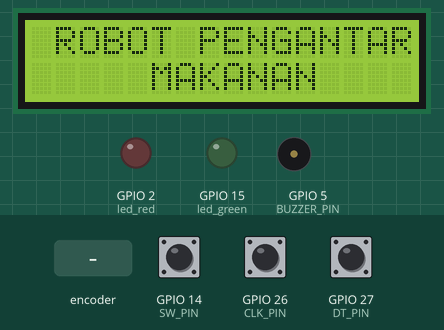
Recording of a sketch running on a simulated ESP32. On the bench: 16×2 character LCD, output pins drawn as LEDs (lit = HIGH), buzzer (waves = sounding). The inputs (shaded band) are chosen by the test bench; at power-on: GPIO 14 (SW_PIN) HIGH, GPIO 26 (CLK_PIN) HIGH, GPIO 27 (DT_PIN) HIGH. What the sketch prints to the serial monitor is not drawn. At 10.9 s the program restarts the board; the recording ends there.

Above: at 1.2 s.
At 3.8 s:
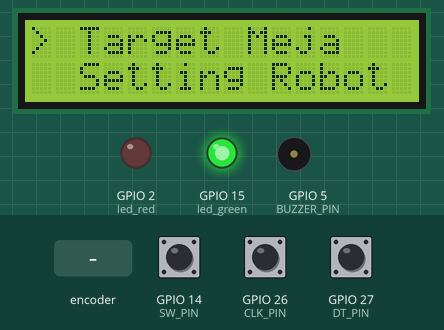
3.9 s: GPIO 14 (SW_PIN) pulled LOW for 1 s
At 5.0 s:
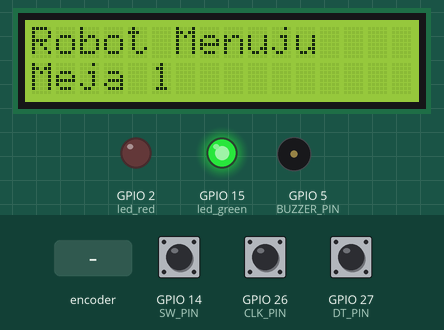
7.7 s: rotary encoder on GPIO 26 (CLK_PIN) / GPIO 27 (DT_PIN) turned 3 steps (first pin leading)
At 9.1 s:
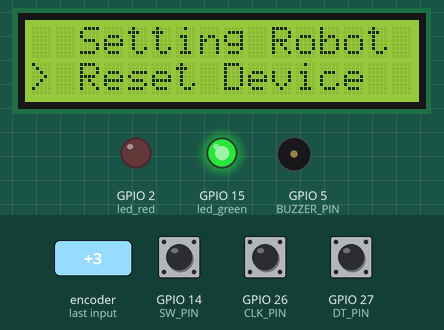
9.8 s: GPIO 14 (SW_PIN) pulled LOW for 0.15 s
At 10.7 s:
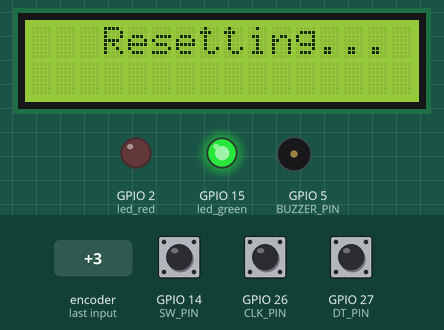
Timing chart, 0 to 10.9 s (numbered marks = the images above; inputs shaded):
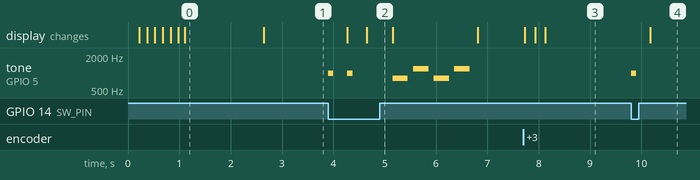

The sketch:

KASIR.ino
```cpp
  #include <Wire.h>
#include <LiquidCrystal_I2C.h>
#include <esp_now.h>
#include <WiFi.h>

LiquidCrystal_I2C lcd(0x27, 16, 2);

#define CLK_PIN 26
#define DT_PIN 27
#define SW_PIN 14
#define BUZZER_PIN 5
#define led_red 2
#define led_green 15


typedef struct struct_message {
  int id;
  int data;
} struct_message;

struct_message myData;

uint8_t masterAddress[] = {0x94, 0x54, 0xC5, 0xA9, 0xB0, 0xD0}; // MASTER 94:54:c5:a9:b0:d0


void initWiFi() {
  WiFi.disconnect();
  WiFi.mode(WIFI_STA);
  Serial.print("Alamat MAC Slave: ");
  Serial.println(WiFi.macAddress());
}

void initESPNow() {
  if (esp_now_init() != ESP_OK) {
    Serial.println("Gagal menginisialisasi ESP-NOW");
    return;
  }
  esp_now_register_send_cb(onSent);
  esp_now_register_recv_cb(onReceive);
}

void addMasterPeer() {
  esp_now_peer_info_t peerInfo = {};
  memcpy(peerInfo.peer_addr, masterAddress, 6);
  peerInfo.channel = 0;
  peerInfo.encrypt = false;
  if (esp_now_add_peer(&peerInfo) != ESP_OK) {
    Serial.println("Gagal menambahkan Master sebagai peer");
    digitalWrite(led_green,LOW);
    return;
  }
  Serial.println("Master berhasil ditambahkan");

}

void onSent(const uint8_t *mac_addr, esp_now_send_status_t status) {
  Serial.print("Pengiriman data ke Master ");
  Serial.println(status == ESP_NOW_SEND_SUCCESS ? "Berhasil" : "Gagal");
}

void onReceive(const esp_now_recv_info_t *info, const uint8_t *incomingData, int len) {
  if (len == sizeof(struct_message)) { // Validasi ukuran data
    memcpy(&myData, incomingData, sizeof(myData));
    Serial.print("Data diterima dari Master: ");
    Serial.println(myData.data);
  } else {
    Serial.println("Error: Ukuran data tidak sesuai!");
  }
}

void sendDataToMaster(int data) {
  struct_message message;
  message.id = 1;
  message.data = data;

  if (!esp_now_is_peer_exist(masterAddress)) {
    Serial.println("Master belum terdaftar sebagai peer. Menambahkan...");
    addMasterPeer();
  }

  esp_err_t result = esp_now_send(masterAddress, (uint8_t *)&message, sizeof(message));

  if (result == ESP_OK) {
    Serial.print("Mengirim data ke Master: ");
    Serial.println(data);
  } else {
    Serial.print("Gagal mengirim data ke Master, kode error: ");
    Serial.println(result);
  }
}


int lastStateCLK;
int currentStateCLK;
int menuIndex = 0;
int arrowPosition = 0;
unsigned long lastRotaryEvent = 0;
unsigned long debounceDelay = 50;
int currentMenu = 0;

const char *menuItems[] = {"Target Meja", "Setting Robot", "Reset Device"};  // Tambah "Reset Device"
int numMenuItems = sizeof(menuItems) / sizeof(menuItems[0]);

const char *submenuTargetMeja[] = {"Meja 1", "Meja 2", "Meja 3", "Meja 4", "Exit"};
int numSubmenuTargetMeja = sizeof(submenuTargetMeja) / sizeof(submenuTargetMeja[0]);

const char *submenuSettingRobot[] = {"Putar kiri", "Putar Kanan", "Reset Robot", "Exit"};
int numSubmenuSettingRobot = sizeof(submenuSettingRobot) / sizeof(submenuSettingRobot[0]);

void setup() {
  Serial.begin(115200);
  lcd.begin();
  lcd.backlight();
  showStartupScreen();
  initWiFi();
  initESPNow();
  addMasterPeer();

  pinMode(CLK_PIN, INPUT);
  pinMode(DT_PIN, INPUT);
  pinMode(SW_PIN, INPUT_PULLUP);
  pinMode(BUZZER_PIN, OUTPUT);
  pinMode(led_red, OUTPUT);
  pinMode(led_green, OUTPUT);


  lastStateCLK = digitalRead(CLK_PIN);
  updateMenu();
  digitalWrite(led_green,HIGH);
}

void loop() {
  currentStateCLK = digitalRead(CLK_PIN);

  if (currentStateCLK != lastStateCLK) {
    if (millis() - lastRotaryEvent > debounceDelay) {
      if (digitalRead(DT_PIN) != currentStateCLK) {
        if (arrowPosition == 0) {
          arrowPosition = 1;
        } else if ((currentMenu == 1 && menuIndex < numSubmenuTargetMeja - 2) ||
                   (currentMenu == 2 && menuIndex < numSubmenuSettingRobot - 2) ||
                   (currentMenu == 0 && menuIndex < numMenuItems - 2)) {
          menuIndex++;
          arrowPosition = 0;
        }
      } else {
        if (arrowPosition == 1) {
          arrowPosition = 0;
        } else if (menuIndex > 0) {
          menuIndex--;
          arrowPosition = 1;
        }
      }
      updateMenu();
      lastRotaryEvent = millis();
    }
  }

  lastStateCLK = currentStateCLK;

  if (digitalRead(SW_PIN) == LOW) {
    buzzerBeep();
    delay(200);
    executeMenuAction();
  }
}

void updateMenu() {
  lcd.clear();

  const char **currentMenuItems;
  int itemCount;

  if (currentMenu == 1) {
    currentMenuItems = submenuTargetMeja;
    itemCount = numSubmenuTargetMeja;
  } else if (currentMenu == 2) {
    currentMenuItems = submenuSettingRobot;
    itemCount = numSubmenuSettingRobot;
  } else {
    currentMenuItems = menuItems;
    itemCount = numMenuItems;
  }

  for (int i = 0; i < 2; i++) {
    int itemIndex = menuIndex + i;
    lcd.setCursor(0, i);

    if (arrowPosition == i) {
      lcd.print("> ");
    } else {
      lcd.print("  ");
    }

    if (itemIndex < itemCount) {
      lcd.print(currentMenuItems[itemIndex]);
    }
  }
}

void executeMenuAction() {
  lcd.clear();
  lcd.setCursor(0, 0);

  if (currentMenu == 1) {
    int selectedIndex = menuIndex + arrowPosition;
    if (selectedIndex == numSubmenuTargetMeja - 1) {
      backToMainMenu();
    } else {
      sendTargetMeja(selectedIndex + 1);
    }
  } else if (currentMenu == 2) {
    int selectedIndex = menuIndex + arrowPosition;
    if (selectedIndex == numSubmenuSettingRobot - 1) {
      backToMainMenu();
    } else {
      lcd.noBacklight();
      buzzerVariation();
      lcd.backlight();

      if (selectedIndex == 0) {
        sendDataToMaster(5);
        lcd.print("Putar Kiri");
      } else if (selectedIndex == 1) {
        sendDataToMaster(6);
        lcd.print("Putar Kanan");
      } else if (selectedIndex == 2) {
        sendDataToMaster(7);
        lcd.print("Reset Robot");
      }

      delay(500);
      backToMainMenu();
    }
  } else {
    int selectedIndex = menuIndex + arrowPosition;
    if (selectedIndex == 0) {
      currentMenu = 1;
    } else if (selectedIndex == 1) {
      currentMenu = 2;
      menuIndex = 0;
      arrowPosition = 0;
    } else if (selectedIndex == 2) {
      resetDevice();
    }
  }
  updateMenu();
}

void sendTargetMeja(int meja) {
  sendDataToMaster(meja);
  lcd.clear();
  lcd.setCursor(0, 0);
  lcd.print("Robot Menuju");
  lcd.setCursor(0, 1);
  lcd.print("Meja ");
  lcd.print(meja);
  delay(500);
  lcd.noBacklight();
  buzzerVariation();
  lcd.backlight();
  backToMainMenu();
}

void resetDevice() {
  lcd.clear();
  lcd.setCursor(3, 0);
  lcd.print("Resetting...");
  delay(700);
  ESP.restart();
}

void backToMainMenu() {
  currentMenu = 0;
  menuIndex = 0;
  arrowPosition = 0;
  updateMenu();
}

void showStartupScreen() {
  for (int i = 0; i < 10; i++) {
    lcd.noBacklight();
    delay(50);
    lcd.backlight();
    delay(50);
  }
    lcd.clear();
    lcd.setCursor(1, 0);
    lcd.print("ROBOT PENGANTAR");
    lcd.setCursor(5, 1);
    lcd.print("MAKANAN");
    delay(1500);
    lcd.clear();
}

void buzzerBeep() {
  tone(BUZZER_PIN, 1000, 100);
  delay(150);
  noTone(BUZZER_PIN);
}

void buzzerVariation() {
  unsigned long startTime = millis();
  while (millis() - startTime < 1000) {
    tone(BUZZER_PIN, 800, 300);
    delay(400);
    tone(BUZZER_PIN, 1200, 300);
    delay(400);
  }
  noTone(BUZZER_PIN);
}
```

Measured:
- after the input at 3.9 s, tone on GPIO 5 (BUZZER_PIN): plays 1000 Hz for 0.10 s, 1000 Hz for 0.10 s, 800 Hz for 0.30 s, 1200 Hz for 0.30 s, 800 Hz for 0.30 s, 1200 Hz for 0.30 s, starting at once; the display: first changes after 0.37 s (image 2 shows a later state)
- after the input at 7.7 s, the display: first changes at once (image 3 shows a later state)
- after the input at 9.8 s, tone on GPIO 5 (BUZZER_PIN): silent → 1000 Hz at once, → silent 0.10 s later; the display: changes after 0.37 s (image 4)
- what the display in image 0 shows lasts 1.5 s, from 1.1 s to 2.6 s
